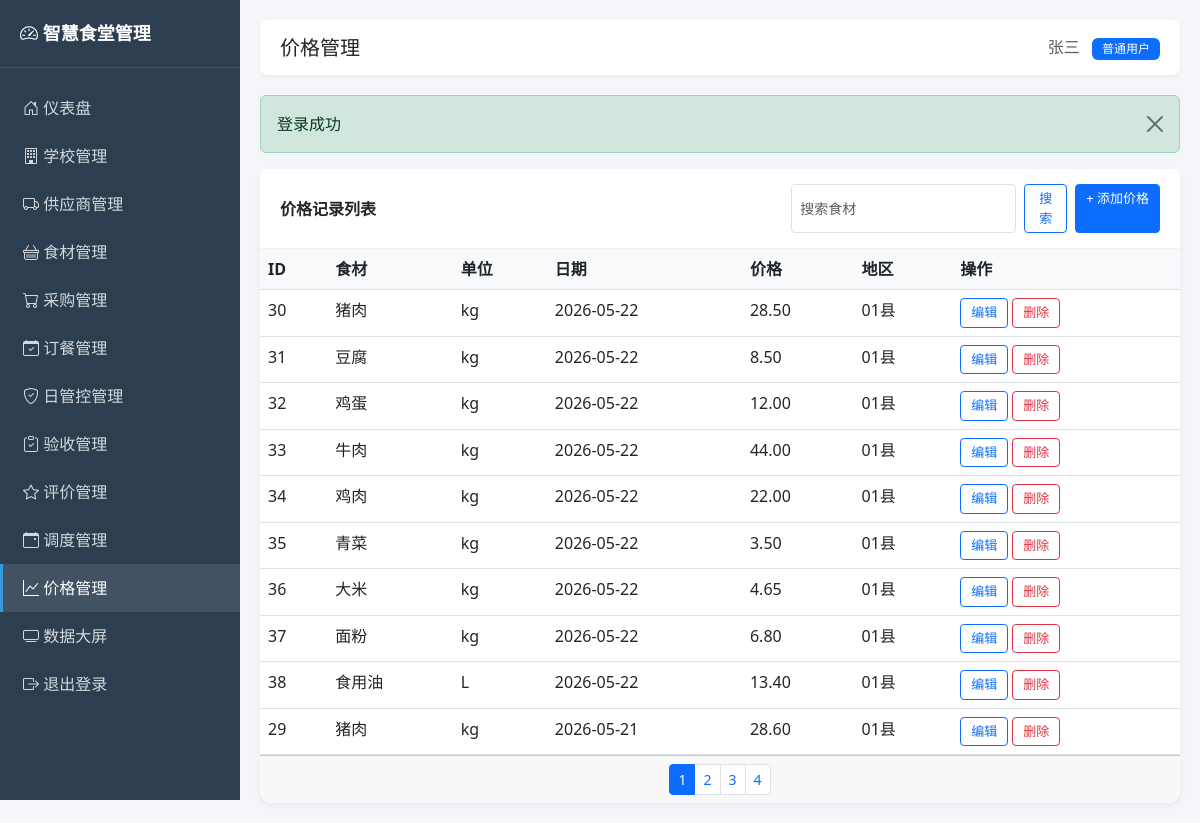
The page /admin/prices.php (signed in) on the database its author committed.
### tables this page shows
CREATE TABLE users (
    id INT UNSIGNED AUTO_INCREMENT PRIMARY KEY COMMENT '用户ID',
    username VARCHAR(50) NOT NULL UNIQUE COMMENT '登录用户名',
    password VARCHAR(64) NOT NULL COMMENT 'MD5加密密码',
    real_name VARCHAR(50) NOT NULL COMMENT '真实姓名',
    role TINYINT UNSIGNED NOT NULL DEFAULT 1 COMMENT '角色：0管理员 1普通用户',
    status TINYINT UNSIGNED NOT NULL DEFAULT 1 COMMENT '状态：0禁用 1启用',
    created_at DATETIME DEFAULT CURRENT_TIMESTAMP COMMENT '创建时间',
    updated_at DATETIME DEFAULT CURRENT_TIMESTAMP ON UPDATE CURRENT_TIMESTAMP COMMENT '更新时间',
    INDEX idx_status (status)
);

CREATE TABLE price_records (
    id INT UNSIGNED AUTO_INCREMENT PRIMARY KEY COMMENT '记录ID',
    ingredient_id INT UNSIGNED NOT NULL COMMENT '食材ID',
    record_date DATE NOT NULL COMMENT '记录日期',
    price DECIMAL(10,2) NOT NULL COMMENT '价格(元)',
    region VARCHAR(50) DEFAULT NULL COMMENT '地区',
    created_at DATETIME DEFAULT CURRENT_TIMESTAMP COMMENT '创建时间',
    INDEX idx_ingredient_date (ingredient_id, record_date),
    CONSTRAINT fk_prices_ingredient
        FOREIGN KEY (ingredient_id) REFERENCES ingredients(id)
        ON DELETE RESTRICT ON UPDATE CASCADE
);

CREATE TABLE ingredients (
    id INT UNSIGNED AUTO_INCREMENT PRIMARY KEY COMMENT '食材ID',
    ingredient_name VARCHAR(100) NOT NULL COMMENT '食材名称',
    category_id INT UNSIGNED NOT NULL COMMENT '所属分类ID',
    unit VARCHAR(20) DEFAULT 'kg' COMMENT '计量单位',
    created_at DATETIME DEFAULT CURRENT_TIMESTAMP COMMENT '创建时间',
    CONSTRAINT fk_ingredients_category
        FOREIGN KEY (category_id) REFERENCES ingredient_categories(id)
        ON DELETE RESTRICT ON UPDATE CASCADE
);

### includes/functions.php (called while the page is built, shortened)
<?php
require_once __DIR__ . '/db.php';
function e($text) {
    return htmlspecialchars($text ?? '', ENT_QUOTES, 'UTF-8');
}
function input($key, $default = null) {
    return $default;
}
function getFlash() {
    if (isset($_SESSION['flash_message'])) {
        $msg = $_SESSION['flash_message'];
        return $msg;
    }
    return null;
}
function paginate($total, $page = 1, $pageSize = 10) {
    $page = max(1, intval($page));
    $pageSize = max(1, min(100, intval($pageSize)));
    $totalPage = max(1, ceil($total / $pageSize));
    $page = min($page, $totalPage);
    $offset = ($page - 1) * $pageSize;
    return [
        'page' => $page,
        'pageSize' => $pageSize,
        'totalPage' => $totalPage,
        'offset' => $offset,
        'limit' => $pageSize
    ];
}

### includes/auth.php (called while the page is built, shortened)
<?php
require_once __DIR__ . '/functions.php';
function isLoggedIn() {
    return isset($_SESSION['user_id']) && $_SESSION['user_id'] > 0;
}
function currentUser() {
    return queryOne("SELECT * FROM users WHERE id = ?", [$_SESSION['user_id']]);
}
function isAdmin() {
    $user = currentUser();
    return $user && $user['role'] == 0;
}

### includes/db.php (called while the page is built, shortened)
<?php
function getDB() {
    static $pdo = null;
    if ($pdo === null) {
        $dsn = "mysql:host=" . DB_HOST . ";port=" . DB_PORT . ";dbname=" . DB_NAME . ";charset=" . DB_CHARSET;
        $options = [
            PDO::ATTR_ERRMODE => PDO::ERRMODE_EXCEPTION,
            PDO::ATTR_DEFAULT_FETCH_MODE => PDO::FETCH_ASSOC,
            PDO::ATTR_EMULATE_PREPARES => false,
        ];
        try {
            $pdo = new PDO($dsn, DB_USER, DB_PASS, $options);
        } catch (PDOException $e) {
            die("数据库连接失败: " . $e->getMessage());
        }
    }
    return $pdo;
}
function queryAll($sql, $params = []) {
    $stmt = getDB()->prepare($sql);
    $stmt->execute($params);
    return $stmt->fetchAll();
}
function queryOne($sql, $params = []) {
    $stmt = getDB()->prepare($sql);
    $stmt->execute($params);
    $result = $stmt->fetch();
    return $result ?: null;
}

### admin/prices.php (the view, shortened to what this page needs)
<?php
require_once __DIR__ . '/../includes/auth.php';
$pageTitle = '价格管理';
$activeMenu = 'prices';
$action = input('action', 'list');
$id = intval(input('id', 0));
$ingredients = queryAll("SELECT id, ingredient_name, unit FROM ingredients ORDER BY id");
$editData = null;
$page = intval(input('page', 1));
$keyword = trim(input('keyword'));
$where = "WHERE 1=1";
$params = [];
$total = queryOne("SELECT COUNT(*) as c FROM price_records p LEFT JOIN ingredients i ON p.ingredient_id = i.id $where", $params)['c'];
$pager = paginate($total, $page, 10);
$list = queryAll("SELECT p.*, i.ingredient_name, i.unit FROM price_records p LEFT JOIN ingredients i ON p.ingredient_id = i.id $where ORDER BY p.record_date DESC LIMIT {$pager['limit']} OFFSET {$pager['offset']}", $params);
include 'header.php';
?>
<?php if ($action == 'add' || $action == 'edit'): ?>
<div class="card">
    <div class="card-header"><?php echo $action == 'edit' ? '编辑价格记录' : '添加价格记录'; ?></div>
    <div class="card-body">
        <form method="post" class="row g-3">
            <input type="hidden" name="id" value="<?php echo $id; ?>">
            <div class="col-md-6"><label class="form-label">食材 *</label>
                <select name="ingredient_id" class="form-select" required>
                    <option value="">请选择</option>
                    <?php foreach ($ingredients as $ing): ?>
                    <option value="<?php echo $ing['id']; ?>" <?php echo ($editData['ingredient_id'] ?? 0) == $ing['id'] ? 'selected' : ''; ?>><?php echo e($ing['ingredient_name']); ?> (<?php echo e($ing['unit']); ?>)</option>
                    <?php endforeach; ?>
                </select>
            </div>
            <div class="col-md-6"><label class="form-label">记录日期 *</label><input type="date" name="record_date" class="form-control" value="<?php echo e($editData['record_date'] ?? date('Y-m-d')); ?>" required></div>
            <div class="col-md-6"><label class="form-label">价格(元) *</label><input type="number" step="0.01" name="price" class="form-control" value="<?php echo $editData['price'] ?? 0; ?>" required></div>
            <div class="col-md-6"><label class="form-label">地区</label><input type="text" name="region" class="form-control" value="<?php echo e($editData['region'] ?? ''); ?>"></div>
            <div class="col-12">
                <button type="submit" class="btn btn-primary">保存</button>
                <a href="prices.php" class="btn btn-secondary">返回</a>
            </div>
        </form>
    </div>
</div>
<?php else: ?>
<div class="card">
    <div class="card-header d-flex justify-content-between align-items-center">
        <span>价格记录列表</span>
        <div class="d-flex gap-2">
            <form class="d-flex gap-2" method="get">
                <input type="text" name="keyword" class="form-control form-control-sm" placeholder="搜索食材" value="<?php echo e($keyword); ?>">
                <button type="submit" class="btn btn-sm btn-outline-primary">搜索</button>
            </form>
            <a href="prices.php?action=add" class="btn btn-sm btn-primary">+ 添加价格</a>
        </div>
    </div>
    <div class="card-body p-0">
        <table class="table table-hover mb-0">
            <thead><tr><th>ID</th><th>食材</th><th>单位</th><th>日期</th><th>价格</th><th>地区</th><th>操作</th></tr></thead>
            <tbody>
            <?php foreach ($list as $item): ?>
                <tr>
                    <td><?php echo $item['id']; ?></td>
                    <td><?php echo e($item['ingredient_name']); ?></td>
                    <td><?php echo e($item['unit']); ?></td>
                    <td><?php echo e($item['record_date']); ?></td>
                    <td><?php echo number_format($item['price'], 2); ?></td>
                    <td><?php echo e($item['region'] ?? '-'); ?></td>
                    <td>
                        <a href="prices.php?action=edit&id=<?php echo $item['id']; ?>" class="btn btn-sm btn-outline-primary">编辑</a>
                        <a href="prices.php?action=delete&id=<?php echo $item['id']; ?>" class="btn btn-sm btn-outline-danger btn-delete">删除</a>
                    </td>
                </tr>
            <?php endforeach; ?>
            </tbody>
        </table>
    </div>
    <?php if ($pager['totalPage'] > 1): ?>
    <div class="card-footer">
        <nav><ul class="pagination pagination-sm justify-content-center mb-0">
            <?php for ($i = 1; $i <= $pager['totalPage']; $i++): ?>
            <li class="page-item <?php echo $i == $pager['page'] ? 'active' : ''; ?>"><a class="page-link" href="?page=<?php echo $i; ?>&keyword=<?php echo e($keyword); ?>"><?php echo $i; ?></a></li>
            <?php endfor; ?>
        </ul></nav>
    </div>
    <?php endif; ?>
</div>
<?php endif; ?>
<?php include 'footer.php'; ?>

### admin/header.php (shortened to what this page needs)
<?php
require_once __DIR__ . '/../includes/auth.php';
$user = currentUser();
?>
<!DOCTYPE html>
<html lang="zh-CN">
<head>
    <link href="https://cdn.jsdelivr.net/npm/bootstrap@5.3.0/dist/css/bootstrap.min.css" rel="stylesheet">
    <link rel="stylesheet" href="https://cdn.jsdelivr.net/npm/bootstrap-icons@1.10.0/font/bootstrap-icons.css">
</head>
<body>
<div class="sidebar">
    <div class="brand"><i class="bi bi-speedometer2"></i> 智慧食堂管理</div>
    <nav class="nav flex-column mt-3">
        <a class="nav-link <?php echo $activeMenu == 'dashboard' ? 'active' : ''; ?>" href="index.php"><i class="bi bi-house-door"></i> 仪表盘</a>
        <a class="nav-link <?php echo $activeMenu == 'schools' ? 'active' : ''; ?>" href="schools.php"><i class="bi bi-building"></i> 学校管理</a>
        <a class="nav-link <?php echo $activeMenu == 'suppliers' ? 'active' : ''; ?>" href="suppliers.php"><i class="bi bi-truck"></i> 供应商管理</a>
        <a class="nav-link <?php echo $activeMenu == 'ingredients' ? 'active' : ''; ?>" href="ingredients.php"><i class="bi bi-basket"></i> 食材管理</a>
        <a class="nav-link <?php echo $activeMenu == 'purchases' ? 'active' : ''; ?>" href="purchases.php"><i class="bi bi-cart"></i> 采购管理</a>
        <a class="nav-link <?php echo $activeMenu == 'orders' ? 'active' : ''; ?>" href="orders.php"><i class="bi bi-calendar-check"></i> 订餐管理</a>
        <a class="nav-link <?php echo $activeMenu == 'daily_controls' ? 'active' : ''; ?>" href="daily_controls.php"><i class="bi bi-shield-check"></i> 日管控管理</a>
        <a class="nav-link <?php echo $activeMenu == 'acceptances' ? 'active' : ''; ?>" href="acceptances.php"><i class="bi bi-clipboard-check"></i> 验收管理</a>
        <a class="nav-link <?php echo $activeMenu == 'evaluations' ? 'active' : ''; ?>" href="evaluations.php"><i class="bi bi-star"></i> 评价管理</a>
        <a class="nav-link <?php echo $activeMenu == 'dispatches' ? 'active' : ''; ?>" href="dispatches.php"><i class="bi bi-calendar-event"></i> 调度管理</a>
        <a class="nav-link <?php echo $activeMenu == 'prices' ? 'active' : ''; ?>" href="prices.php"><i class="bi bi-graph-up"></i> 价格管理</a>
        <?php if (isAdmin()): ?>
        <a class="nav-link <?php echo $activeMenu == 'users' ? 'active' : ''; ?>" href="users.php"><i class="bi bi-people"></i> 用户管理</a>
        <?php endif; ?>
        <a class="nav-link" href="../dashboard/index.php" target="_blank"><i class="bi bi-tv"></i> 数据大屏</a>
        <a class="nav-link" href="logout.php"><i class="bi bi-box-arrow-right"></i> 退出登录</a>
    </nav>
</div>
<div class="main-content">
    <div class="topbar">
        <h5 class="m-0"><?php echo isset($pageTitle) ? e($pageTitle) : '管理后台'; ?></h5>
        <div>
            <span class="text-muted"><?php echo e($user['real_name']); ?></span>
            <span class="badge bg-<?php echo $user['role'] == 0 ? 'danger' : 'primary'; ?> ms-2"><?php echo $user['role'] == 0 ? '管理员' : '普通用户'; ?></span>
        </div>
    </div>
    <?php $flash = getFlash(); if ($flash): ?>
    <div class="alert alert-<?php echo $flash['type'] == 'error' ? 'danger' : $flash['type']; ?> alert-dismissible fade show">
        <?php echo e($flash['message']); ?>
        <button type="button" class="btn-close" data-bs-dismiss="alert"></button>
    </div>
    <?php endif; ?>

### admin/header.php (style rules this page uses)
body { background-color: #f5f6fa; }
.sidebar { min-height: 100vh; background: #2c3e50; color: #fff; width: 240px; position: fixed; left: 0; top: 0; }
.sidebar .brand { padding: 20px; font-size: 18px; font-weight: bold; border-bottom: 1px solid rgba(255,255,255,0.1); }
.sidebar .nav-link { color: rgba(255,255,255,0.8); padding: 12px 20px; border-left: 3px solid transparent; }
.sidebar .nav-link:hover, .sidebar .nav-link.active { color: #fff; background: rgba(255,255,255,0.1); border-left-color: #3498db; }
.sidebar .nav-link i { width: 24px; }
.main-content { margin-left: 240px; padding: 20px; }
.topbar { background: #fff; padding: 15px 20px; border-radius: 8px; margin-bottom: 20px; box-shadow: 0 2px 4px rgba(0,0,0,0.05); display: flex; justify-content: space-between; align-items: center; }
.card { border: none; border-radius: 10px; box-shadow: 0 2px 8px rgba(0,0,0,0.05); }
.card-header { background: #fff; border-bottom: 1px solid #f0f0f0; font-weight: 600; padding: 15px 20px; }
.table th { background: #f8f9fa; font-weight: 600; }
.btn-sm { padding: 4px 10px; font-size: 13px; }
.badge { font-weight: 500; padding: 5px 10px; }

### rows shown on the page
users: real_name "张三"
price_records: id "30", ingredient.ingredient_name "猪肉", ingredient.unit "kg", record_date "2026-05-22", price "28.50", region "01县"
price_records: id "31", ingredient.ingredient_name "豆腐", ingredient.unit "kg", record_date "2026-05-22", price "8.50", region "01县"
price_records: id "32", ingredient.ingredient_name "鸡蛋", ingredient.unit "kg", record_date "2026-05-22", price "12.00", region "01县"
price_records: id "33", ingredient.ingredient_name "牛肉", ingredient.unit "kg", record_date "2026-05-22", price "44.00", region "01县"
price_records: id "34", ingredient.ingredient_name "鸡肉", ingredient.unit "kg", record_date "2026-05-22", price "22.00", region "01县"
price_records: id "35", ingredient.ingredient_name "青菜", ingredient.unit "kg", record_date "2026-05-22", price "3.50", region "01县"
price_records: id "36", ingredient.ingredient_name "大米", ingredient.unit "kg", record_date "2026-05-22", price "4.65", region "01县"
price_records: id "37", ingredient.ingredient_name "面粉", ingredient.unit "kg", record_date "2026-05-22", price "6.80", region "01县"
price_records: id "38", ingredient.ingredient_name "食用油", ingredient.unit "L", record_date "2026-05-22", price "13.40", region "01县"
price_records: id "29", ingredient.ingredient_name "猪肉", ingredient.unit "kg", record_date "2026-05-21", price "28.60", region "01县"

### other values the page prints
$pageTitle "价格管理"
$flash['message'] "登录成功"
